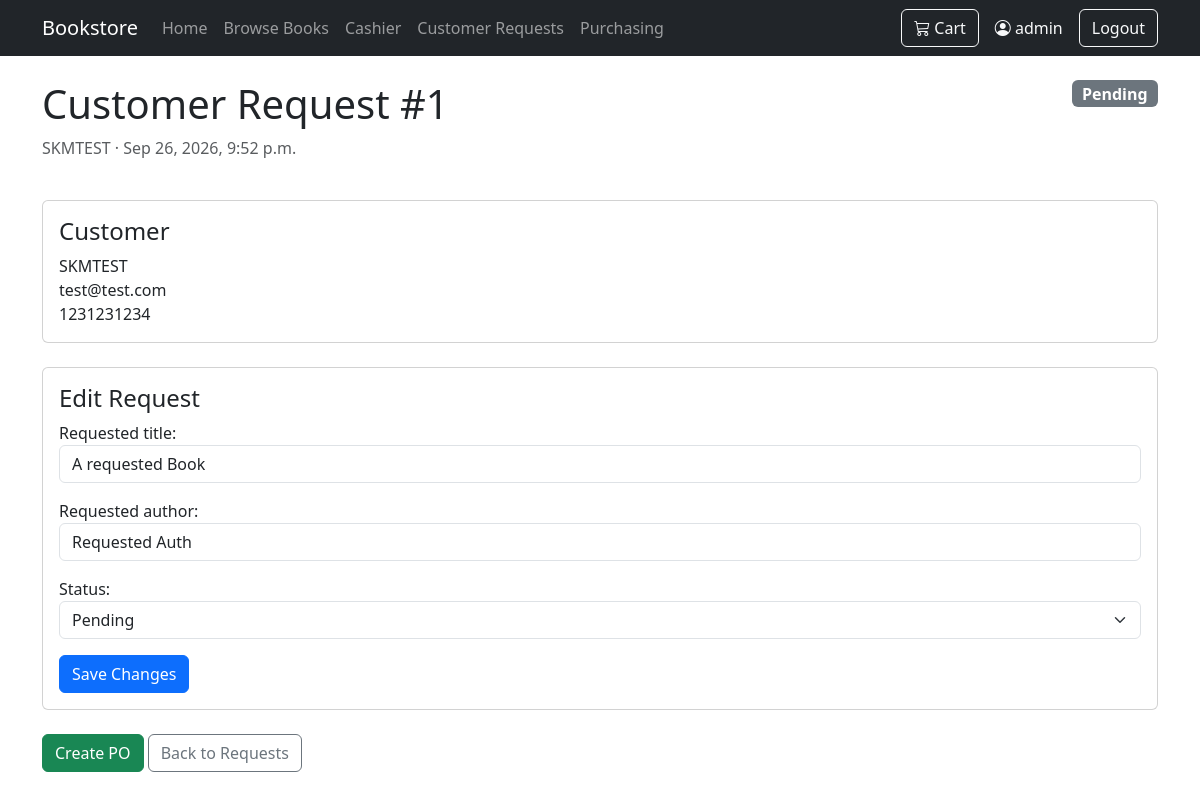
The page /orders/customer-requests/1/ (signed in) on the database as committed earlier.
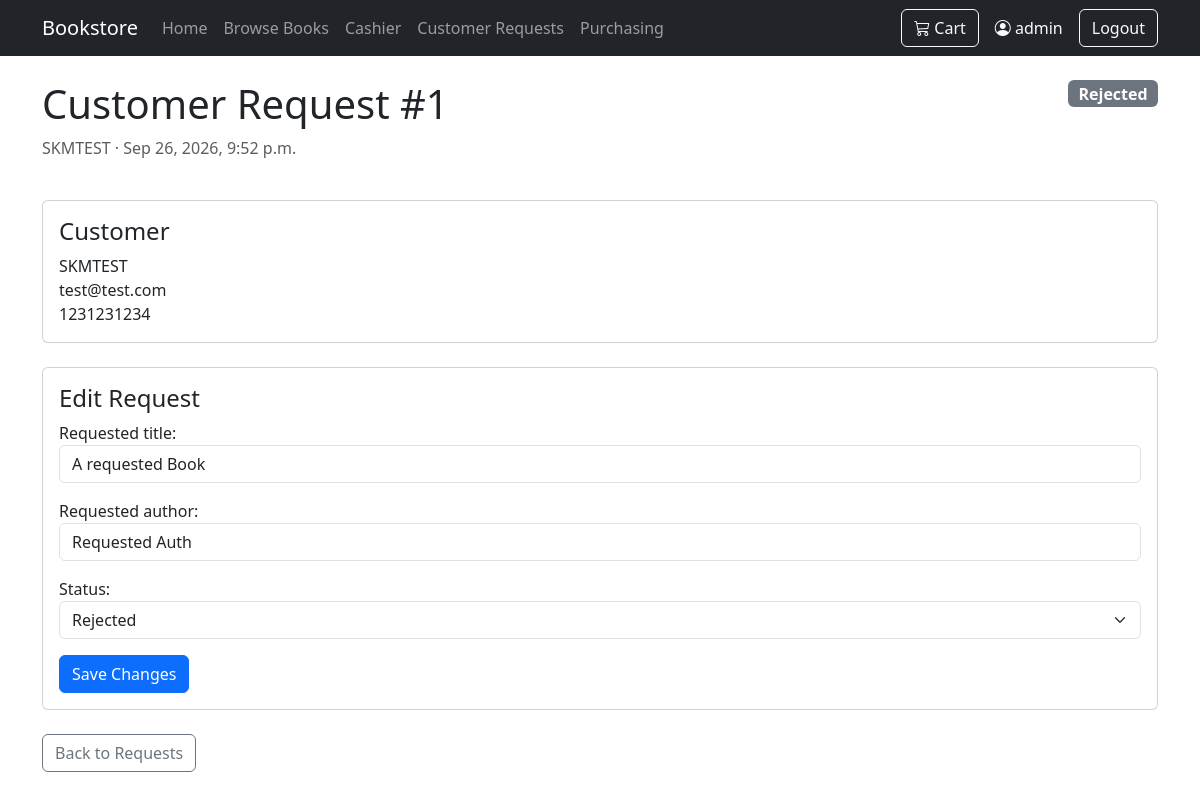
The same page on the database as committed later.
### orders/models.py (models this page shows, shortened)
class CustomerRequest(models.Model):
    class Status(models.TextChoices):
        PENDING = "Pending", "Pending"
        APPROVED = "Approved", "Approved"
        REJECTED = "Rejected", "Rejected"
        CANCELLED = "Cancelled", "Cancelled"
        COMPLETED = "Completed", "Completed"
    customer = models.ForeignKey(Customer, on_delete=models.CASCADE)
    book = models.ForeignKey(Book, on_delete=models.SET_NULL, null=True, blank=True)
    purchase_order = models.OneToOneField(
        SupplierOrder,
        on_delete=models.PROTECT,
        related_name="customer_request",
        null=True,
        blank=True,
    )
    requested_title = models.CharField(max_length=200)
    requested_author = models.CharField(max_length=200, blank=True)
    request_date = models.DateTimeField(auto_now_add=True)
    status = models.CharField(
        max_length=20,
        choices=Status.choices,
        default=Status.PENDING,
    )

### sales/models.py (models this page shows, shortened)
class Customer(models.Model):
    full_name = models.CharField(max_length=200)
    email = models.EmailField(blank=True)
    phone = models.CharField(max_length=30, blank=True)

### orders/views.py (the view, shortened to what this page needs)
@login_required
def customer_request_detail(request, request_id):
    customer_request = get_object_or_404(
        CustomerRequest.objects.select_related("customer", "purchase_order"),
        pk=request_id,
    )
    editable = not customer_request.purchase_order_id and customer_request.status in {
        CustomerRequest.Status.PENDING,
        CustomerRequest.Status.REJECTED,
        CustomerRequest.Status.CANCELLED,
    }
    form = CustomerRequestEditForm(request.POST or None, instance=customer_request) if editable else None
    return render(
        request,
        "orders/customer_request_detail.html",
        {"customer_request": customer_request, "form": form},
    )

### orders/forms.py
class CustomerRequestEditForm(CustomerRequestForm):
    status = forms.ChoiceField(
        choices=[
            (CustomerRequest.Status.PENDING, "Pending"),
            (CustomerRequest.Status.REJECTED, "Rejected"),
            (CustomerRequest.Status.CANCELLED, "Cancelled"),
        ],
        widget=forms.Select(attrs={"class": "form-select"}),
    )
    class Meta(CustomerRequestForm.Meta):
        fields = ["requested_title", "requested_author", "status"]

### cart/context_processors.py (called while the page is built)
def cart_count(request):
    cart = request.session.get("cart", {})
    count = sum(
        int(quantity)
        for quantity in cart.values()
    )
    return {
        "cart_count": count
    }

### orders/templates/orders/customer_request_detail.html (shortened to what this page needs)
{% extends "base.html" %}
{% block content %}
<div class="d-flex justify-content-between align-items-start mb-4">
    <div>
        <h1>Customer Request #{{ customer_request.id }}</h1>
        <p class="text-muted">{{ customer_request.customer.full_name }} · {{ customer_request.request_date|date:"M j, Y, g:i a" }}</p>
    </div>
    <span class="badge bg-secondary fs-6">{{ customer_request.status }}</span>
</div>
<div class="card mb-4">
    <div class="card-body">
        <h4>Customer</h4>
        <p class="mb-0">{{ customer_request.customer.full_name }}<br>
            {{ customer_request.customer.email }}{% if customer_request.customer.email and customer_request.customer.phone %}<br>{% endif %}{{ customer_request.customer.phone }}</p>
    </div>
</div>
{% if form %}
<div class="card mb-4">
    <div class="card-body">
        <h4>Edit Request</h4>
        <form method="post">
            {% for field in form %}
                <div class="mb-3">{{ field.label_tag }}{{ field }}{{ field.errors }}</div>
            {% endfor %}
            <button type="submit" class="btn btn-primary">Save Changes</button>
        </form>
    </div>
</div>
{% else %}
<div class="card mb-4"><div class="card-body">
    <h4>Requested Book</h4>
    <p class="mb-0">{{ customer_request.requested_title }}{% if customer_request.requested_author %} by {{ customer_request.requested_author }}{% endif %}</p>
</div></div>
{% endif %}
{% if customer_request.purchase_order %}
<a class="btn btn-outline-primary" href="{% url 'orders:supplier_order_detail' customer_request.purchase_order_id %}">View PO #{{ customer_request.purchase_order_id }}</a>
{% elif customer_request.status == "Pending" %}
<a class="btn btn-success" href="{% url 'orders:create_supplier_order_for_request' customer_request.id %}">Create PO</a>
{% endif %}
<a class="btn btn-outline-secondary" href="{% url 'orders:customer_request_log' %}">Back to Requests</a>
{% endblock %}

Rows that differ between the two databases and show on the page:
changed CustomerRequest "A requested Book": status "Pending" → "Rejected"
Other text that changed with them:
text no longer shown: "Create PO"
